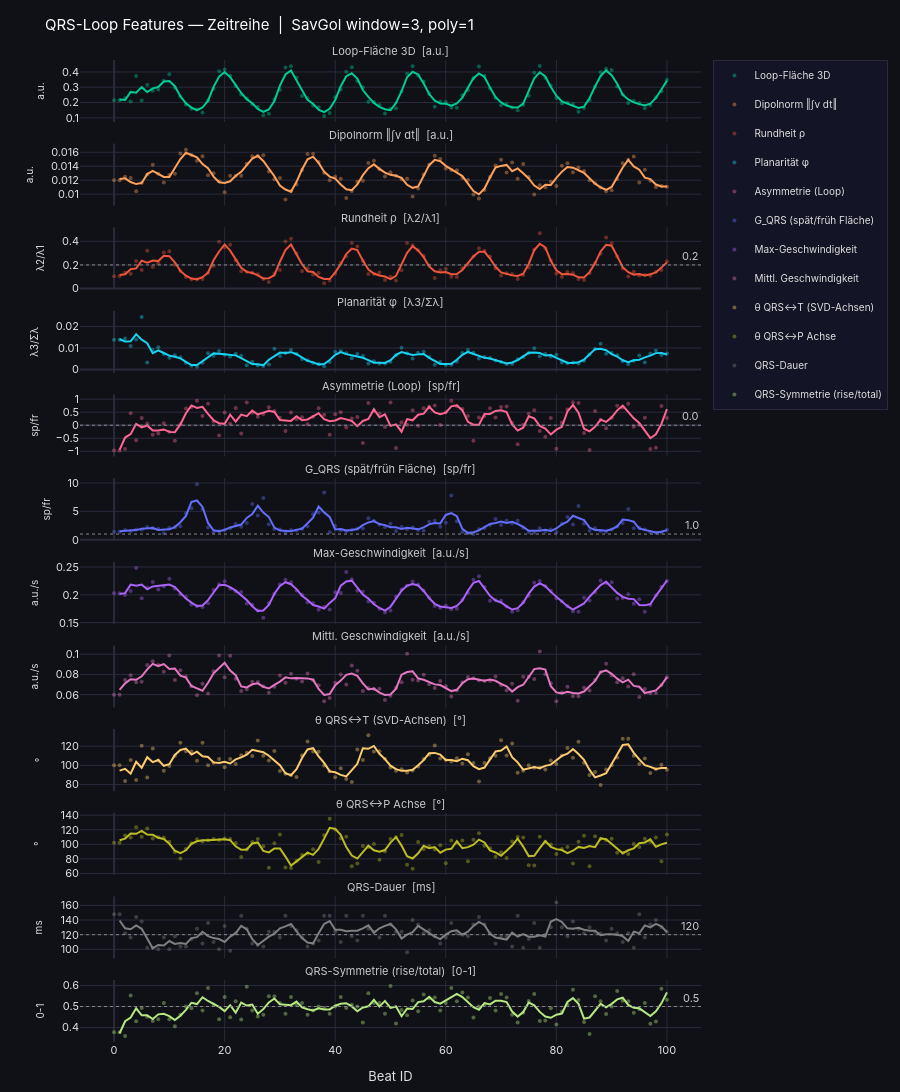

Here is the notebook cell this chart was saved with:
### Code cell
plot_qrs_loop_features(df_qrs).show()
